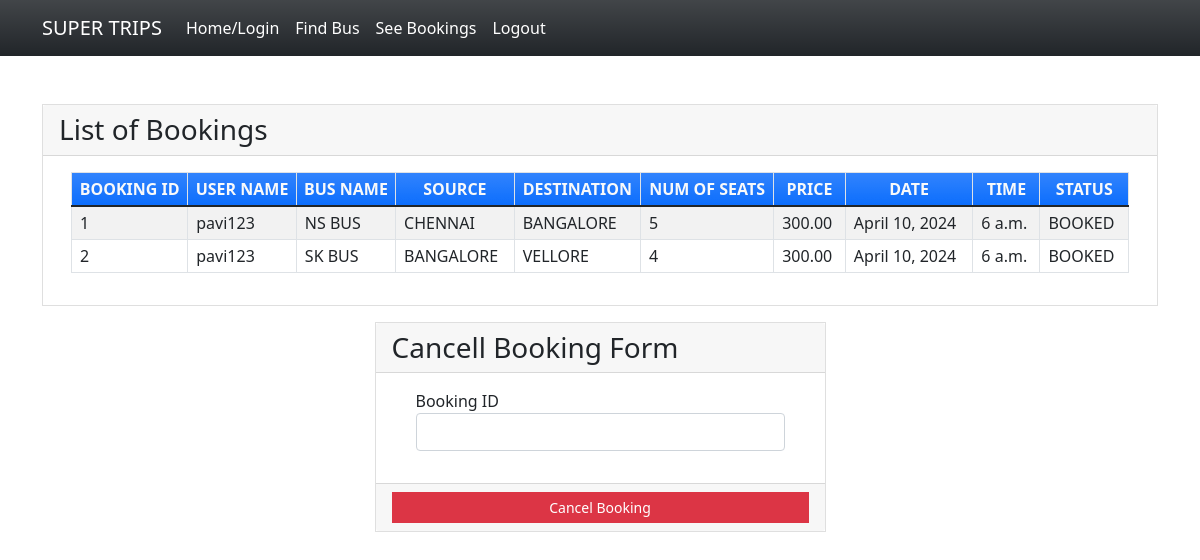
The app's page /seebookings (signed in) with its own data.
### myapp/models.py (models this page shows, shortened)
class Book(models.Model):
    BOOKED = 'B'
    CANCELLED = 'C'
    TICKET_STATUSES = ((BOOKED, 'Booked'),
                       (CANCELLED, 'Cancelled'),)
    email = models.EmailField()
    name = models.CharField(max_length=30)
    userid =models.DecimalField(decimal_places=0, max_digits=2)
    busid=models.DecimalField(decimal_places=0, max_digits=2)
    bus_name = models.CharField(max_length=30)
    source = models.CharField(max_length=30)
    dest = models.CharField(max_length=30)
    nos = models.DecimalField(decimal_places=0, max_digits=2)
    price = models.DecimalField(decimal_places=2, max_digits=6)
    date = models.DateField()
    time = models.TimeField()
    status = models.CharField(choices=TICKET_STATUSES, default=BOOKED, max_length=2)
    class Meta:
        verbose_name_plural = "List of Books"

### myapp/views.py (the view)
# urls.py: path('seebookings', views.seebookings, name="seebookings"),
@login_required(login_url='signin')
def seebookings(request,new={}):
    context = {}
    id_r = request.user.id
    book_list = Book.objects.filter(userid=id_r)
    if book_list:
        return render(request, 'myapp/booklist.html', locals())
    else:
        context["error"] = "Sorry no buses booked"
        return render(request, 'myapp/findbus.html', context)

### myapp/templates/myapp/booklist.html (shortened to what this page needs)
{% extends 'myapp/base.html' %} {% block content %}
<div class="container my-5">
    <div class="card rounded-0">
        <div class="card-header">
            <div class="card-title h3 mb-0">List of Bookings</div>
        </div>
        <div class="card-body">
            <div class="container-fluid">
                <table class="table table-bordered table-striped">
                    <thead>
                        <tr class="bg-gradient bg-primary text-light">
                            <th class="p-1 text-center">BOOKING ID</th>
                            <th class="p-1 text-center">USER NAME</th>
                            <th class="p-1 text-center">BUS NAME</th>
                            <th class="p-1 text-center">SOURCE</th>
                            <th class="p-1 text-center">DESTINATION</th>
                            <th class="p-1 text-center">NUM OF SEATS</th>
                            <th class="p-1 text-center">PRICE</th>
                            <th class="p-1 text-center">DATE</th>
                            <th class="p-1 text-center">TIME</th>
                            <th class="p-1 text-center">STATUS</th>
                        </tr>
                    </thead>
                    {% for row in book_list %}
                    <tr>
                        <td class="px-2 py-1 align-middle">{{row.id}}</td>
                        <td class="px-2 py-1 align-middle">{{row.name}}</td>
                        <td class="px-2 py-1 align-middle">{{row.bus_name}}</td>
                        <td class="px-2 py-1 align-middle">{{row.source}}</td>
                        <td class="px-2 py-1 align-middle">{{row.dest}}</td>
                        <td class="px-2 py-1 align-middle">{{row.nos}}</td>
                        <td class="px-2 py-1 align-middle">{{row.price}}</td>
                        <td class="px-2 py-1 align-middle">{{row.date}}</td>
                        <td class="px-2 py-1 align-middle">{{row.time}}</td>
                        <td class="px-2 py-1 align-middle">{{row.status}}</td>
                    </tr>
                    {% endfor %}
                </table>
            </div>
        </div>
    </div>
    <div class="row mt-3 justify-content-center">
        <div class="col-lg-5 col-md-7 col-sm-10 col-xs-12">
            <div class="card rounded-0">
                <div class="card-header">
                    <div class="card-title h3 mb-0">Cancell Booking Form</div>
                </div>
                <div class="card-body">
                    <div class="container-fluid">
                        <form action="{% url 'cancellings' %}" method="post" id="cancel-form">
                            <div class="mb-3">
                                <label for="bus_id" class="control-label">Booking ID</label>
                                <input name='bus_id' class="form-control" type="number" id="bus_id">
                            </div>
                        </form>
                    </div>
                </div>
                <div class="card-footer text-center">
                    <button class="btn btn-sm rounded-0 btn-danger w-100" form="cancel-form">Cancel Booking</button>
                </div>
            </div>
        </div>
    </div>
</div>
{% endblock %}

### myapp/templates/myapp/base.html (shortened to what this page needs)
<!doctype html>
<html lang="en">
<head>
    <link rel="stylesheet" href="https://cdn.jsdelivr.net/npm/bootstrap@5.1.3/dist/css/bootstrap.min.css">
</head>
<body>
<nav class="navbar navbar-expand-lg navbar-light bg-gradient bg-dark">
    <div class="container">
            <a class="navbar-brand" href="#" style="color: white;">SUPER TRIPS</a>
        <div class="collapse navbar-collapse" id="navbarNavAltMarkup">
            <div class="navbar-nav" >
                <a class="nav-item nav-link active" href="{% url 'home' %}" style="color: white;">Home/Login</a>
                <a class="nav-item nav-link" href="{% url 'findbus' %}" style="color: white;">Find Bus</a>
                <a class="nav-item nav-link" href="{% url 'seebookings' %}" style="color: white;">See Bookings</a>
                {% if request.user.is_active %}
                <a class="nav-item nav-link " href="{% url 'signout' %}" style="color: white;">Logout</a>
                {% else %}
                <a class="nav-item nav-link " href="{% url 'signup' %}" style="color: white;">Registration</a>
                {% endif %}
            </div>
        </div>
    </div>
</nav>
{% block content %}
{% endblock %}
</body>
</html>

### myapp/templates/myapp/base.html (style rules this page uses)
body { background-image: url(https://images.91trucks.com/buses/models/81/1764/volvo-volvo-b11r-1011142344.jpg); background-repeat: no-repeat; background-size: cover; }

### records on screen
Book: id "1", name "pavi123", bus_name "NS BUS", source "CHENNAI", dest "BANGALORE", nos "5", price "300.00", date "April 10, 2024", time "6 a.m.", status "BOOKED"
Book: id "2", name "pavi123", bus_name "SK BUS", source "BANGALORE", dest "VELLORE", nos "4", price "300.00", date "April 10, 2024", time "6 a.m.", status "BOOKED"
